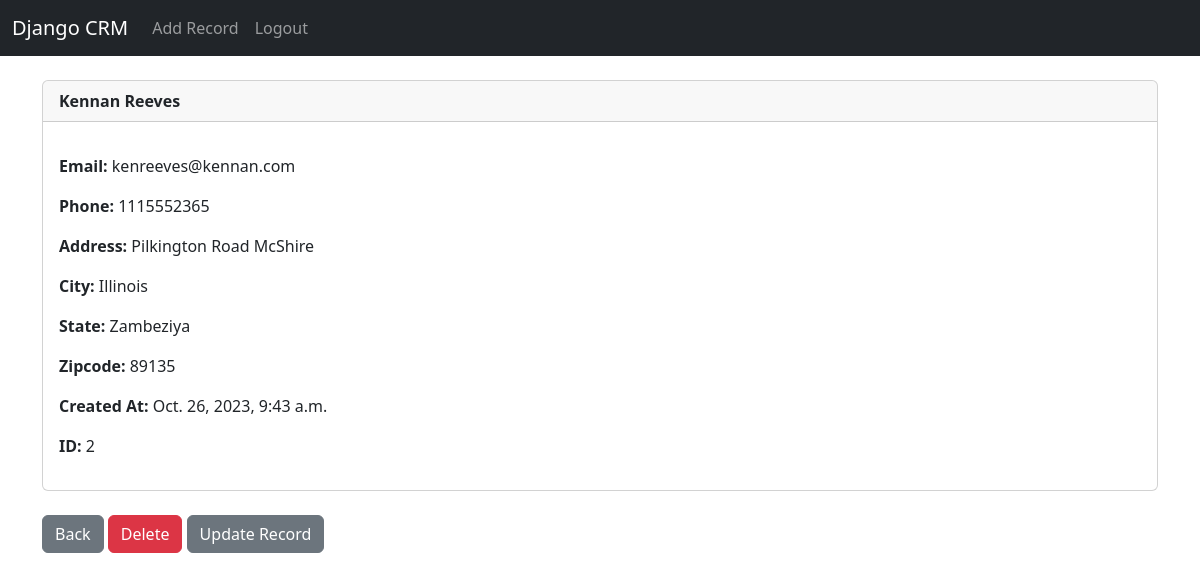
The page /record/2 (signed in) on the database its author committed.
### website/models.py (models this page shows, shortened)
class Record(models.Model):
    created_at = models.DateTimeField(auto_now_add=True)
    first_name = models.CharField(max_length=50)
    last_name = models.CharField(max_length=50)
    email = models.CharField(max_length=100)
    phone = models.CharField(max_length=15)
    address = models.CharField(max_length=100)
    city = models.CharField(max_length=50)
    state = models.CharField(max_length=50)
    zipcode = models.CharField(max_length=50)

### website/views.py (the view)
# urls.py: path('record/<int:pk>', views.customer_record, name='record'),
def customer_record(request, pk):
    if request.user.is_authenticated:
        customer_record = Record.objects.get(id=pk)
        return render(request, 'website/record.html', {'customer_record': customer_record })
    else:
        messages.success(request, "Sorry, You Must be logged in to view that page...!")
        return redirect('home')

### website/templates/website/record.html
{% extends 'website/base.html' %}
{% block content %}
<div class="card">
    <div class="card-header"><strong>
        {{ customer_record.first_name }}
        {{ customer_record.last_name }}</strong>
    </div>
    <div class="card-body">
        <p class="card-text">
            <p class="card-text">
            <strong>Email: </strong>{{ customer_record.email }}
            </p>
            <p class="card-text">
            <strong>Phone: </strong>{{ customer_record.phone }}
            </p>
            <p class="card-text">
            <strong>Address: </strong>{{ customer_record.address }}
            </p>
            <p class="card-text">
            <strong>City: </strong>{{ customer_record.city }}
            </p>
            <p class="card-text">
            <strong>State: </strong>{{ customer_record.state }}
            </p>
            <p class="card-text">
            <strong>Zipcode: </strong>{{ customer_record.zipcode }}
            </p>
            <p class="card-text">
            <strong>Created At: </strong>{{ customer_record.created_at }}
            </p>
            <p class="card-text">
            <strong>ID: </strong>{{ customer_record.id }}
            </p>
        </p>
    </div>
</div>
<br/>
<a href="{% url 'home' %}" class="btn btn-secondary">Back</a>
<a href="{% url 'delete_record' customer_record.id %}" class="btn btn-danger">Delete</a>
<a href="{% url 'update_record' customer_record.id %}" class="btn btn-secondary">Update Record</a>
{% endblock %}

### rows shown on the page
Record: first_name "Kennan", last_name "Reeves", email "kenreeves@kennan.com", phone "1115552365", address "Pilkington Road McShire", city "Illinois", state "Zambeziya", zipcode "89135", created_at "Oct. 26, 2023, 9:43 a.m.", id "2"
